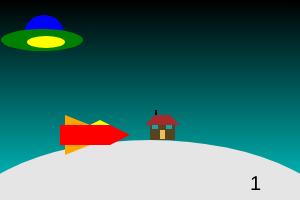
Frame 1 (no input)
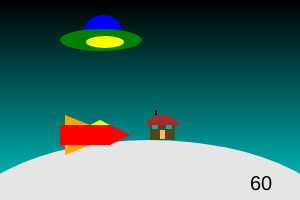
Frame 60 (no input)
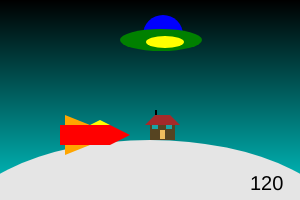
Frame 120 (the mouse pressed at the canvas centre since frame 60)

The p5.js sketch that drew these frames (run headless with seeded random() and noise() and a simulated clock; from frame 60 on, the mouse is pressed at the canvas centre):

// p5.js sketch
// ── sketch.js
// Cuadros por Segundo
var fr = 50;
// Tamaño del Background X Y
var bgx = 300;
var bgy = 200;
// Posición y tamaño del ovni
var posx = 0;
var posy = 10;
// Posición y tamaño de la casa
var casx = 145;
var casy = 110;
// Posición y tamaño de la nave
var navx = 60;
var navy = 115;

function setup() 
{
  // Configurar el tamaño del Canvas
  createCanvas(bgx, bgy);
  // Definir tamaño de letra para framecount
  textSize(20);
}
 
function draw() 
{
  // Establecer cuadros por segundo
  frameRate(fr);

  // Mostrar background
  background('white');
  drawBG(bgx,bgy);

  // Mover el Ovni
  posx = posx + 1;
    
  // Mostrar nave
  drawNave(navx, navy);
  
  // El Ovni sobre la casa
  if (frameCount > 125 && frameCount < 135) {  
     if (posx > casx-25) {
        // Disminuir velocidad de cuadros por segundo
        frameRate(5);
        // Mantener el Ovni en la misma posición
        posx = casx-25;
        // Mostrar la luz
        drawLuz(casx,posy+20);
        // Subir la casa al disminuir posición en y
        if ((casy-40) > posy) {
           casy = casy - 20;
        }
        else {
           // Desaparecer la casa
           casy = -20;
        }
     }
  }
  else {
     // Establecer cuadros por segundo
     fr = 50;
  }
  // Mostrar Ovni
  drawOvni(posx, posy);

  if (casy > 0) {
     // Mostrar Casa
     drawCasa(casx, casy);
  }
  
  // Cuando se llevan la casa
  if (frameCount > 200 && frameCount < 204) {
     // Despegar la Nave
     navy = navy - 30;
     fr = 5;
  } else if (frameCount > 204) {
    // Colocar en movimiento la Nave
    navx = navx + 1;
  }
  // Mostrar el contador de Frames
  fill("black");
  text(frameCount, bgx-50, bgy-10);
  // Parar, llevando a cero los cuadros por segundo
  if (navx > bgx) {
     fr = 0;
  }
}

function drawBG(ancho,alto) {
  var altorect=1;

  for(var posy = 0; posy < height; posy=posy+altorect) {      noStroke();
     fill(0, posy, posy);
    rect(0, posy, width, altorect);
  }
  // Definir color
  fill(229, 229, 229);
  ellipse(150, 240, 400, 200);
}

function drawNave(xloc, yloc) {
    // Definir color
    noStroke();
    fill("orange");
    triangle(xloc+5,  yloc,
             xloc+5,  yloc+10,
             xloc+30, yloc+10);
    fill("red");
    rect(xloc,yloc+10,50,20);
    fill("orange");
    triangle(xloc+5,  yloc+30,
             xloc+5,  yloc+40,
             xloc+30, yloc+30);
    fill("yellow");
    triangle(xloc+30, yloc+10,
             xloc+40, yloc+5,
             xloc+50, yloc+10);
    fill("red");
    triangle(xloc+50, yloc+10,
             xloc+70, yloc+20,
             xloc+50, yloc+30);
}

function drawOvni(xloc, yloc) {
    // Definir color
    fill("blue");
    arc(xloc+43, yloc+25, 40, 40, PI, TWO_PI);
    fill("green")
    ellipse(xloc+41, yloc+30, 82, 22);
    fill("yellow");
    ellipse(xloc+45, yloc+32, 38, 12);
}

function drawLuz(xloc, yloc){
  noStroke();
  fill(247, 247, 52, 400);
  triangle(xloc, yloc+100, xloc+10, yloc, xloc+10, yloc+100);
  rect(xloc+10, yloc, 15, 100);
  triangle(xloc+25, yloc, xloc+25, yloc+100, xloc+35, yloc+100);
}

function drawCasa(xloc, yloc) {
  noStroke();
  // Chimenea
  fill(1);
  rect(xloc+10, yloc, 2, 5);
  // Techo
  fill("brown");
  rect(xloc+10, yloc+5, 15, 10);
  triangle(xloc, yloc+15, xloc+10, yloc+5, xloc+10, yloc+15);
  triangle(xloc+25, yloc+5, xloc+25, yloc+15, xloc+35, yloc+15);
  // Frente
  fill(86, 68, 33);
  rect(xloc+5, yloc+15, 25, 15);
  // Ventanas
  fill(25, 163,166);
  rect(xloc+7, yloc+15, 6, 4);
  rect(xloc+21, yloc+15, 6, 4);
  // Puerta de casa
  fill(239,190, 94);
  rect(xloc+15, yloc+20, 5, 9);
}
